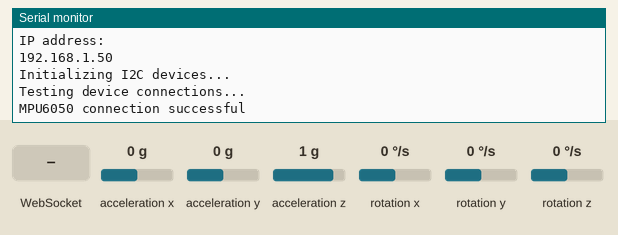
Simulated run of this sketch. Board: ESP8266 (NodeMCU). On the bench: the last lines printed to the serial monitor. The test bench sets the inputs (shaded band); at power-on: acceleration x 0 g, acceleration y 0 g, acceleration z 1 g, rotation x 0 °/s, rotation y 0 °/s, rotation z 0 °/s. WiFi joins after 1.5 s; servers stay silent unless stated.

Above: at 2.7 s.
2.8 s: WebSocket text "startPreview" received
At 4.0 s:
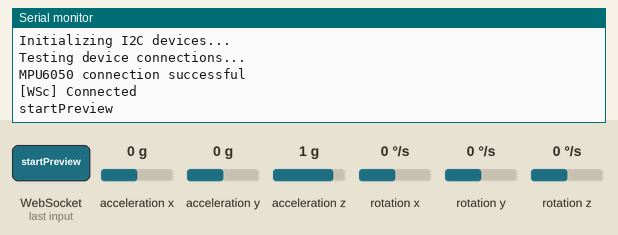
4.3 s: WebSocket text "stopPreview" received
At 5.2 s:
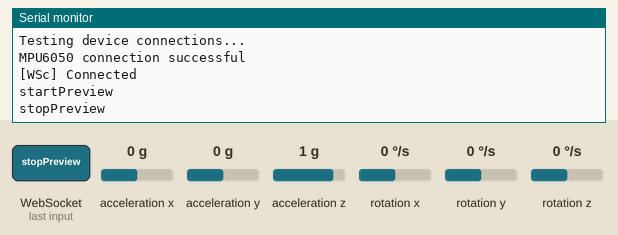
5.8 s: WebSocket text "calibrate" received
At 6.3 s:
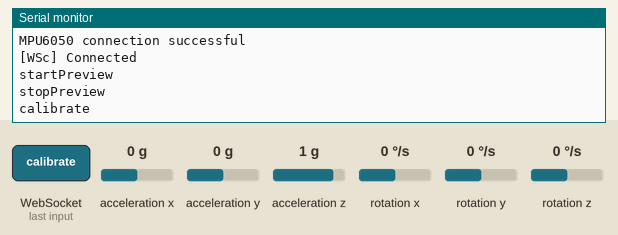

Measured:
- after the input at 2.8 s, the serial monitor: prints a new line at once (image 1)
- after the input at 4.3 s, the serial monitor: prints a new line at once (image 2)
- after the input at 5.8 s, the serial monitor: prints a new line at once (image 3)

The sketch:

esp8266.ino
```cpp
// Uploading using lwIP v2 high bandwidth, 160MHz

#include <ESP8266WiFi.h>          //https://github.com/esp8266/Arduino
#include <ArduinoJson.h>          //https://github.com/bblanchon/ArduinoJson
#include <WebSocketsClient.h>
#include "I2Cdev.h"
#include "MPU6050.h"
#include "Wire.h"
#include <vector>

//OTA
#include <ESP8266mDNS.h>
#include <WiFiUdp.h>
#include <ArduinoOTA.h>
#define DEBUG_ON

#include <Arduino.h>
#include <Hash.h>

extern "C" {
  #include "user_interface.h"
}

MPU6050 accelgyro;
int16_t ax, ay, az;
int16_t gx, gy, gz;
unsigned long cont=1;

WebSocketsClient webSocket;
//const char* ssid     = "BrokenBrains";
//const char* password = "1234567278";
//const char* ws_server = "192.168.2.116";

const char* ssid     = "sensor";
const char* password = "1234567278";
const char* ws_server = "192.168.0.101";
int ws_port = 3000;

const char* idSensor = "Sensor1";
const char* numSensor = "1";

//flag for sending data
bool ban = false;

unsigned long previousMillis = 0;
const long interval = 10;

struct SensorData {
        const char* ID;
        int16_t aX;
        int16_t aY;
        int16_t aZ;
        int16_t gX;
        int16_t gY;
        int16_t gZ;
        unsigned long prevMillis;
        unsigned long conta;
};

const int BUFFER_SIZE = JSON_OBJECT_SIZE(2) + JSON_ARRAY_SIZE(80) + 200;
uint8_t nLect = 5;

static std::vector<struct SensorData> vData(nLect);
int counter = 0;

void setup() {
        // put your setup code here, to run once:
        Serial.begin(115200);
        Serial.println();

        //connect to WiFi
        setupWiFi();

        //configure OTA
        setupOTA();

        //Configure connection to mpu6050
        setupMPU();

        //Configure ws connection
        webSocket.beginSSL(ws_server, ws_port);
        webSocket.onEvent(webSocketEvent);
        Serial.setDebugOutput(true);

        vData.clear();
}

void setupOTA(){
  ArduinoOTA.onStart([]() {
    String type;
    if (ArduinoOTA.getCommand() == U_FLASH)
      type = "sketch";
    else // U_SPIFFS
      type = "filesystem";

    // NOTE: if updating SPIFFS this would be the place to unmount SPIFFS using SPIFFS.end()
    Serial.println("Start updating " + type);
  });
  ArduinoOTA.onEnd([]() {
    Serial.println("\nEnd");
  });
  ArduinoOTA.onProgress([](unsigned int progress, unsigned int total) {
    Serial.printf("Progress: %u%%\r", (progress / (total / 100)));
  });
  ArduinoOTA.onError([](ota_error_t error) {
    Serial.printf("Error[%u]: ", error);
    if (error == OTA_AUTH_ERROR) Serial.println("Auth Failed");
    else if (error == OTA_BEGIN_ERROR) Serial.println("Begin Failed");
    else if (error == OTA_CONNECT_ERROR) Serial.println("Connect Failed");
    else if (error == OTA_RECEIVE_ERROR) Serial.println("Receive Failed");
    else if (error == OTA_END_ERROR) Serial.println("End Failed");
  });
  ArduinoOTA.begin();
}

void setupWiFi(){
        wifi_set_sleep_type(NONE_SLEEP_T);
        WiFi.mode(WIFI_STA);
        WiFi.begin(ssid, password);
        while (WiFi.status() != WL_CONNECTED) {
                delay(500);
        #ifdef DEBUG_ON
                Serial.print(".");
        #endif
        }
  #ifdef DEBUG_ON
        Serial.println("");
        Serial.println("WiFi connected");
        Serial.println("IP address: ");
        Serial.println(WiFi.localIP());
  #endif
}

void setupMPU(){
        Wire.begin();
  #ifdef DEBUG_ON
        Serial.println("Initializing I2C devices...");
  #endif
        accelgyro.initialize();
        //changing sensitivity
        accelgyro.setFullScaleAccelRange(MPU6050_ACCEL_FS_4);
        accelgyro.setFullScaleGyroRange(MPU6050_GYRO_FS_500);
        // verify connection
  #ifdef DEBUG_ON
        Serial.println("Testing device connections...");
        Serial.println(accelgyro.testConnection() ? "MPU6050 connection successful" : "MPU6050 connection failed");
  #endif

        //set offsets
        accelgyro.setXAccelOffset(-387);
        accelgyro.setYAccelOffset(-2592);
        accelgyro.setZAccelOffset(1686);
        accelgyro.setXGyroOffset(-78);
        accelgyro.setYGyroOffset(24);
        accelgyro.setZGyroOffset(81);
}


void webSocketEvent(WStype_t type, uint8_t * payload, size_t lenght) {
        switch(type) {
        case WStype_DISCONNECTED: {
      #ifdef DEBUG_ON
                Serial.println("[WSc] Disconnected!");
      #endif
        }
        break;
        case WStype_CONNECTED: {
      #ifdef DEBUG_ON
                Serial.println("[WSc] Connected");
      #endif
        }
        break;
        case WStype_TEXT: {
                String message = (char * )payload;
      #ifdef DEBUG_ON
                Serial.println(message);
      #endif
                if(message == "startPreview")
                        ban = true;
                else if(message == "stopPreview"){
                        vData.clear();
                        counter=0;
                        cont = 1;
                        ban = false;
                }
                else if(message == "calibrate") {
                        ban = false;
                }
        }
        break;
        }
}

String serialize(){
        StaticJsonBuffer<BUFFER_SIZE> jsonBuffer;
        JsonObject& root = jsonBuffer.createObject();
        root["ID"] = vData[0].ID;
        JsonArray& lect = root.createNestedArray("lectures");
        for(int x=0; x < nLect; x++) {
                lect.add(vData[x].aX);
                lect.add(vData[x].aY);
                lect.add(vData[x].aZ);
                lect.add(vData[x].gX);
                lect.add(vData[x].gY);
                lect.add(vData[x].gZ);
                lect.add(vData[x].prevMillis);
                lect.add(vData[x].conta);
        }
        String JSON;
        root.printTo(JSON);
        return JSON;
}

void sendData(){
        String json = serialize();
        webSocket.sendTXT(json);
        //Serial.println(json);
        vData.clear();
        counter=0;
}

void loop() {
        // put your main code here, to run repeatedly:
        ArduinoOTA.handle();
        webSocket.loop();
        unsigned long currentMillis = millis();
        if(currentMillis - previousMillis >= interval) {
                previousMillis = currentMillis;
                accelgyro.getMotion6(&ax, &ay, &az, &gx, &gy, &gz);
                SensorData data = {numSensor, ax, ay, az, gx, gy, gz, previousMillis, cont};
                if(ban) {
                        vData.push_back(data);
                        counter++;
                        cont++;
                }
        }
        if(counter==nLect) {
                sendData();
        }
}
```
